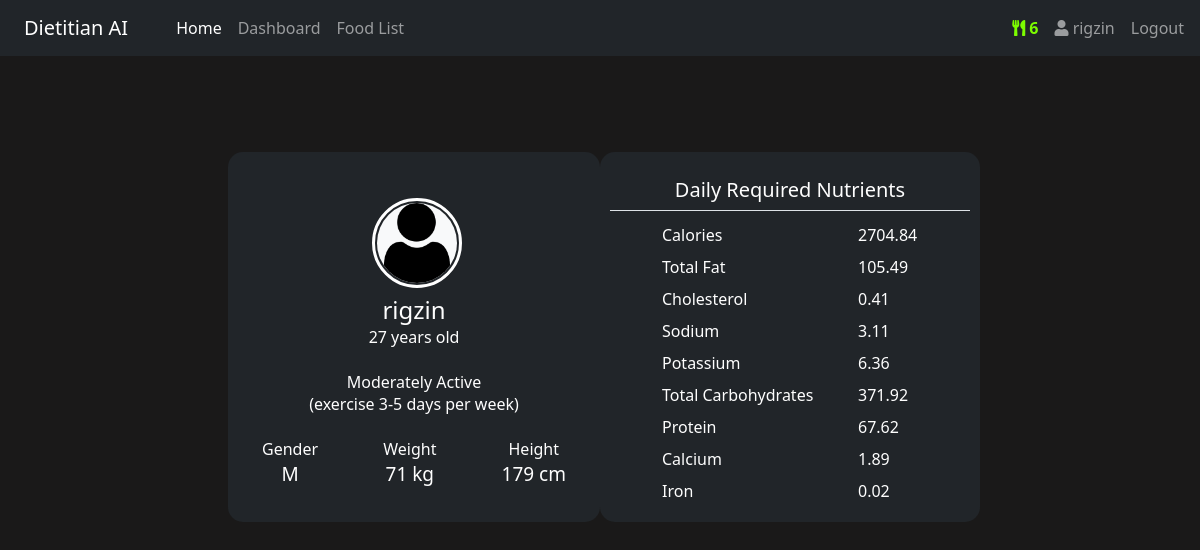
The page /profile (signed in) on the database its author committed.
### market/models.py (models this page shows, shortened)
class User(db.Model, UserMixin):
    id=db.Column(db.Integer(), primary_key=True)
    username = db.Column(db.String(length=30), nullable=False, unique=True)
    email_address= db.Column(db.String(length=50), nullable=False, unique=True)
    password_hash = db.Column(db.String(length=60), nullable=False)
    age = db.Column(db.Integer(), nullable=False)
    height = db.Column(db.Integer(), nullable=False)
    weight = db.Column(db.Integer(), nullable=False)
    activity = db.Column(db.String(), nullable=False)
    gender = db.Column(db.String(), nullable=False)
    budget = db.Column(db.Integer(), nullable=False, default=0)
    items = db.relationship('Item', backref='owned_user', lazy=True)
    imgs = db.relationship('Upload', backref='owned_user', lazy=True)
    @property
    def password(self):
        return self.password

### market/routes.py (the view)
@app.route('/profile')
@login_required
def profile_page():
    if current_user.is_authenticated:
        count = Item.query.filter_by(owner=current_user.id).count()
        user = User.query.filter_by(id=current_user.id).first()
        activity = []
        if user.activity == '1.2':
            activity.append("Sedentary")
            activity.append("(little or no exercise)")
        if user.activity == '1.375':
            activity.append("Lightly Active")
            activity.append("(exercise 1-3 days per week)")
        if user.activity == '1.55':
            activity.append("Moderately Active")
            activity.append("(exercise 3-5 days per week)")
        if user.activity == '1.725':
            activity.append("Very Active")
            activity.append("(exercise 6-7 days per week)")
        if user.activity == '1.9':
            activity.append("Extra Active")
            activity.append("(hard exercise or physical job")
        daily_Nutritional_caloriesBased = daily_calories()
        return render_template('profile.html',count=count,user=user,activity=activity,daily_Nutrients=daily_Nutritional_caloriesBased)
    else:
        redirect(url_for('login_page'))

### market/globalUtility.py (called while the page is built)
def daily_calories():
    standard_value = [2000,78,0.3,2.3,4.7,275,50,1.4,0.018]
    daily=[]
    user_details=User.query.filter(User.id==current_user.id).first()
    if user_details.gender=='M':
        bmr = 88.36 + (13.4 * float(user_details.weight)) + (4.8 * float(user_details.height)) - (5.7 * float(user_details.age))
        tdee = bmr*float(user_details.activity)
        factor = tdee/2000
        for i,items in enumerate(standard_value):
            daily.append(items*factor)
    if user_details.gender=='F':
        bmr = 447.6 + (9.2 * float(user_details.weight)) + (3.1 * float(user_details.height)) - (4.3 * float(user_details.age))
        tdee = bmr*float(user_details.activity)
        factor = tdee/2000
        for i,items in enumerate(standard_value):
            daily.append(items*factor)
    return daily

### market/models.py (called while the page is built)
@login_manager.user_loader
def load_user(user_id):
    return User.query.get(int(user_id))

### market/templates/profile.html
{% extends 'base.html' %} {% block title %} Dashboard {% endblock %}
{% block content %}
<div class="container">
    <div class="row mt-5 pt-5 gx-0">
        <div class="col-md-2"></div>
        <div class="col-md-4 px-0 mx-0">
            <div class="container d-flex justify-content-center align-items-center">
                 <div class="card">
                 <div class="upper">
                 </div>
                 <div class="user text-center">
                   <div class="profile">
                     <img src="static/images/user.png" class="rounded-circle bg-light" width="80">
                   </div>
                 </div>
                 <div class="mt-5 text-center">
                   <h4 class="mb-0">{{user.username}}</h4>
                   <span class="d-block mb-0">{{user.age}} years old</span>
                   <div class="d-flex justify-content-between align-items-center mt-4 px-4 mb-4">
                    <div class="activity mx-auto">
                      <h6 class="mb-0">{{activity[0]}} </h6>
                      <span>{{activity[1]}}</span>
                    </div>
                  </div>
                   <div class="d-flex justify-content-between align-items-center mt-4 px-4 mb-4">
                     <div class="stats">
                       <h6 class="mb-0">Gender</h6>
                       <span>{{user.gender}}</span>
                     </div>
                     <div class="stats">
                       <h6 class="mb-0">Weight</h6>
                       <span>{{user.weight}} kg</span>
                     </div>
                     <div class="stats">
                       <h6 class="mb-0">Height</h6>
                       <span>{{user.height}} cm</span>
                     </div>
                   </div>
                 </div>
                </div>
            </div>
        </div>
        <div class="col-md-4 px-0 mx-0">
            <div class="card">
                <h5 class="mx-auto text-center pb-2 border-bottom w-100 pt-3">Daily Required Nutrients</h5>
                <div class="container">
                    <div class="row my-1 px-4">
                        <div class="col-md-1"></div>
                        <div class="col-md-7">Calories</div>
                        <div class="col-md-4">{{'%0.2f'| format(daily_Nutrients[0]|float)}}</div>
                    </div>
                    <div class="row my-2 px-4">
                        <div class="col-md-1"></div>
                        <div class="col-md-7">Total Fat</div>
                        <div class="col-md-4">{{'%0.2f'| format(daily_Nutrients[1]|float)}}</div>
                    </div>
                    <div class="row my-2 px-4">
                        <div class="col-md-1"></div>
                        <div class="col-md-7">Cholesterol</div>
                        <div class="col-md-4">{{'%0.2f'| format(daily_Nutrients[2]|float)}}</div>
                    </div>
                    <div class="row my-2 px-4">
                        <div class="col-md-1"></div>
                        <div class="col-md-7">Sodium</div>
                        <div class="col-md-4">{{'%0.2f'| format(daily_Nutrients[3]|float)}}</div>
                    </div>
                    <div class="row my-2 px-4">
                        <div class="col-md-1"></div>
                        <div class="col-md-7">Potassium</div>
                        <div class="col-md-4">{{'%0.2f'| format(daily_Nutrients[4]|float)}}</div>
                    </div>
                    <div class="row my-2 px-4">
                        <div class="col-md-1"></div>
                        <div class="col-md-7">Total Carbohydrates</div>
                        <div class="col-md-4">{{'%0.2f'| format(daily_Nutrients[5]|float)}}</div>
                    </div>
                    <div class="row my-2 px-4">
                        <div class="col-md-1"></div>
                        <div class="col-md-7">Protein</div>
                        <div class="col-md-4">{{'%0.2f'| format(daily_Nutrients[6]|float)}}</div>
                    </div>
                    <div class="row my-2 px-4">
                        <div class="col-md-1"></div>
                        <div class="col-md-7">Calcium</div>
                        <div class="col-md-4">{{'%0.2f'| format(daily_Nutrients[7]|float)}}</div>
                    </div>
                    <div class="row my-2 px-4">
                        <div class="col-md-1"></div>
                        <div class="col-md-7">Iron</div>
                        <div class="col-md-4">{{'%0.2f'| format(daily_Nutrients[8]|float)}}</div>
                    </div>
                </div>
            </div>
        </div>
        <div class="col-md-2"></div>
    </div>
</div>
{% endblock %}

### market/templates/base.html (shortened to what this page needs)
<!DOCTYPE html>
<html lang="en">
  <head>
    <link href="https://cdn.jsdelivr.net/npm/bootstrap@5.0.2/dist/css/bootstrap.min.css" rel="stylesheet"
>
    <link rel="stylesheet" href="https://cdnjs.cloudflare.com/ajax/libs/font-awesome/5.9.0/css/all.min.css"
 />
    <link rel="stylesheet"  href="{{ url_for('static', filename='style.css') }}">
  </head>
  <body>
    <div class="contents">
    <nav class="navbar sticky-top navbar-expand-lg navbar-dark bg-dark">
      <a class="navbar-brand ms-4" href="{{url_for('home_page')}}">Dietitian AI</a>
      <div class="collapse navbar-collapse" id="navbarNav">
        <ul class="navbar-nav me-auto mb-2 mb-lg-0 ps-4">
          <li class="nav-item">
            <a class="nav-link active" href="{{url_for('home_page')}}"
              >Home <span class="sr-only">(current)</span></a
            >
          </li>
          <li class="nav-item">
            <a class="nav-link" href="{{url_for('food_page')}}">Dashboard</a>
          </li>
          <li class="nav-item">
            <a class="nav-link" href="{{url_for('mealList_page')}}">Food List</a>
          </li>
        </ul>
        {% if current_user.is_authenticated %}
          <ul class="navbar-nav me-2 ps-4">
            <li class="nav-item">
              <a class="nav-link" style="color:lawngreen; font-weight: bold">
                <i class="fas fa-solid fa-utensils"></i>
                {{ count }}
              </a>
            </li>
            <li class="nav-item">
              <a class="nav-link" href="{{url_for('profile_page')}}"  ><i class="fas fa-solid fa-user"></i> {{ current_user.username}}</a>
            </li>
            <li class="nav-item">
              <a class="nav-link" href="{{url_for('logout_page')}}">Logout</a>
            </li>
          </ul>
        {% endif %}
      </div>
    </nav>
    {% block content %} {% endblock %}
  </div>
  </body>
</html>

### market/static/style.css (style rules this page uses)
body { background-color: #1a1919; color: white; }
a { text-decoration: none; }
.navbar { z-index: 1000; }
ul { list-style-type: none; padding: 0; margin: 0; color: red; }
.card { color: #fefefe; width: 380px; border: none; border-radius: 15px; padding: 10px; background-color: #212529; position: relative; height: 370px; }
.upper { top:0px; height: 100px; }
.user { position: relative; }
.profile img { height: 80px; width: 80px; margin-top:2px; }
.profile { position: absolute; top:-50px; left: 38%; height: 90px; width: 90px; border:3px solid #fff; border-radius: 50%; }
.stats span { font-size: 19px; color: #fefefe; }
.stats { color: #fefefe; }

### rows shown on the page
User: username "rigzin", age "27", gender "M", weight "71", height "179"

### other values the page prints
{{ count }} "6"
{{ activity[0] }} "Moderately Active"
{{ activity[1] }} "(exercise 3-5 days per week)"
{{ '%0.2f'| format(daily_Nutrients[0]|float) }} "2704.84"
{{ '%0.2f'| format(daily_Nutrients[1]|float) }} "105.49"
{{ '%0.2f'| format(daily_Nutrients[2]|float) }} "0.41"
{{ '%0.2f'| format(daily_Nutrients[3]|float) }} "3.11"
{{ '%0.2f'| format(daily_Nutrients[4]|float) }} "6.36"
{{ '%0.2f'| format(daily_Nutrients[5]|float) }} "371.92"
{{ '%0.2f'| format(daily_Nutrients[6]|float) }} "67.62"
{{ '%0.2f'| format(daily_Nutrients[7]|float) }} "1.89"
{{ '%0.2f'| format(daily_Nutrients[8]|float) }} "0.02"
